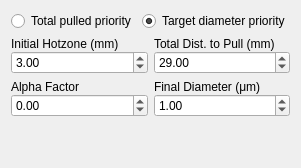
         <widget class="QWidget" name="tab_2">
          <attribute name="title">
           <string>Standard</string>
          </attribute>
          <layout class="QGridLayout" name="gridLayout_12">
           <item row="1" column="0">
            <layout class="QVBoxLayout" name="verticalLayout_7">
             <property name="spacing">
              <number>0</number>
             </property>
             <item>
              <widget class="QLabel" name="label_7">
               <property name="text">
                <string>&lt;html&gt;&lt;head/&gt;&lt;body&gt;&lt;p&gt;Initial Hotzone (mm)&lt;/p&gt;&lt;/body&gt;&lt;/html&gt;</string>
               </property>
              </widget>
             </item>
             <item>
              <widget class="QDoubleSpinBox" name="l0Spin">
               <property name="keyboardTracking">
                <bool>false</bool>
               </property>
               <property name="maximum">
                <double>50.000000000000000</double>
               </property>
               <property name="singleStep">
                <double>0.100000000000000</double>
               </property>
               <property name="value">
                <double>3.000000000000000</double>
               </property>
              </widget>
             </item>
            </layout>
           </item>
           <item row="1" column="1">
            <layout class="QVBoxLayout" name="verticalLayout_5">
             <property name="spacing">
              <number>0</number>
             </property>
             <item>
              <widget class="QLabel" name="label_5">
               <property name="text">
                <string>&lt;html&gt;&lt;head/&gt;&lt;body&gt;&lt;p&gt;Total Dist. to Pull (mm)&lt;/p&gt;&lt;/body&gt;&lt;/html&gt;</string>
               </property>
              </widget>
             </item>
             <item>
              <widget class="QDoubleSpinBox" name="x0Spin">
               <property name="keyboardTracking">
                <bool>false</bool>
               </property>
               <property name="minimum">
                <double>1.000000000000000</double>
               </property>
               <property name="maximum">
                <double>200.000000000000000</double>
               </property>
               <property name="value">
                <double>29.000000000000000</double>
               </property>
              </widget>
             </item>
            </layout>
           </item>
           <item row="2" column="1">
            <layout class="QVBoxLayout" name="verticalLayout_4">
             <property name="spacing">
              <number>0</number>
             </property>
             <item>
              <widget class="QLabel" name="label_4">
               <property name="text">
                <string>&lt;html&gt;&lt;head/&gt;&lt;body&gt;&lt;p&gt;Final Diameter (μm)&lt;/p&gt;&lt;/body&gt;&lt;/html&gt;</string>
               </property>
              </widget>
             </item>
             <item>
              <widget class="QDoubleSpinBox" name="dwSpin">
               <property name="keyboardTracking">
                <bool>false</bool>
               </property>
               <property name="minimum">
                <double>0.010000000000000</double>
               </property>
               <property name="maximum">
                <double>1000.000000000000000</double>
               </property>
               <property name="singleStep">
                <double>0.100000000000000</double>
               </property>
               <property name="value">
                <double>1.000000000000000</double>
               </property>
              </widget>
             </item>
            </layout>
           </item>
           <item row="2" column="0">
            <layout class="QVBoxLayout" name="verticalLayout_6">
             <property name="spacing">
              <number>0</number>
             </property>
             <item>
              <widget class="QLabel" name="label_6">
               <property name="text">
                <string>&lt;html&gt;&lt;head/&gt;&lt;body&gt;&lt;p&gt;Alpha Factor&lt;/p&gt;&lt;/body&gt;&lt;/html&gt;</string>
               </property>
              </widget>
             </item>
             <item>
              <widget class="QDoubleSpinBox" name="alphaSpin">
               <property name="keyboardTracking">
                <bool>false</bool>
               </property>
               <property name="minimum">
                <double>-1.000000000000000</double>
               </property>
               <property name="maximum">
                <double>1.000000000000000</double>
               </property>
               <property name="singleStep">
                <double>0.100000000000000</double>
               </property>
               <property name="value">
                <double>0.000000000000000</double>
               </property>
              </widget>
             </item>
            </layout>
           </item>
           <item row="0" column="0" colspan="2">
            <layout class="QHBoxLayout" name="horizontalLayout_16">
             <property name="topMargin">
              <number>0</number>
             </property>
             <item>
              <widget class="QRadioButton" name="distPriorRadio">
               <property name="text">
                <string>Total pulled priority</string>
               </property>
              </widget>
             </item>
             <item>
              <widget class="QRadioButton" name="diamPriorRadio">
               <property name="text">
                <string>Target diameter priority</string>
               </property>
               <property name="checked">
                <bool>true</bool>
               </property>
              </widget>
             </item>
            </layout>
           </item>
           <item row="3" column="0">
            <spacer name="verticalSpacer_8">
             <property name="orientation">
              <enum>Qt::Vertical</enum>
             </property>
             <property name="sizeHint" stdset="0">
              <size>
               <width>20</width>
               <height>40</height>
              </size>
             </property>
            </spacer>
           </item>
           <item row="3" column="1">
            <spacer name="verticalSpacer_9">
             <property name="orientation">
              <enum>Qt::Vertical</enum>
             </property>
             <property name="sizeHint" stdset="0">
              <size>
               <width>20</width>
               <height>40</height>
              </size>
             </property>
            </spacer>
           </item>
          </layout>
         </widget>
